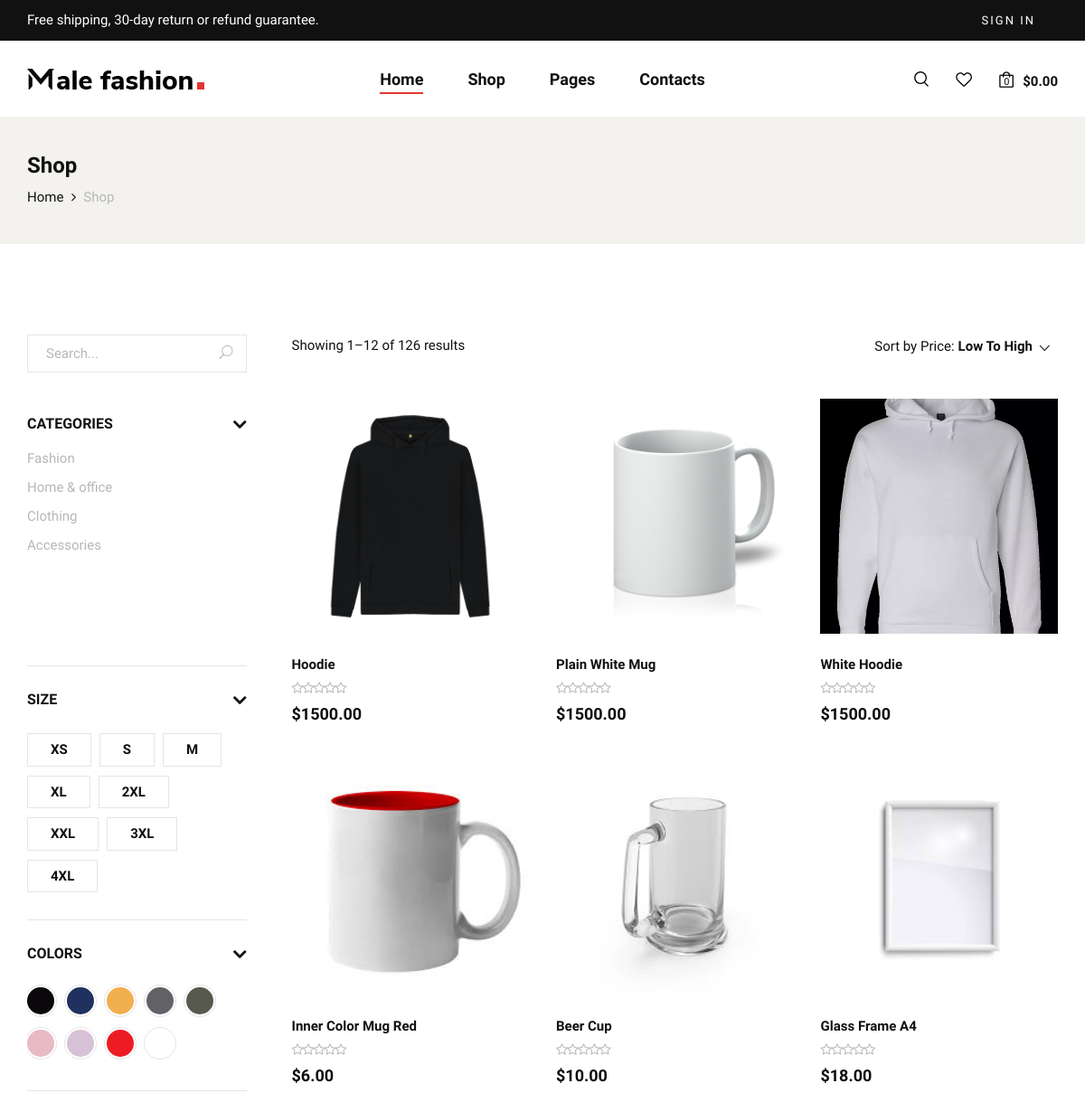
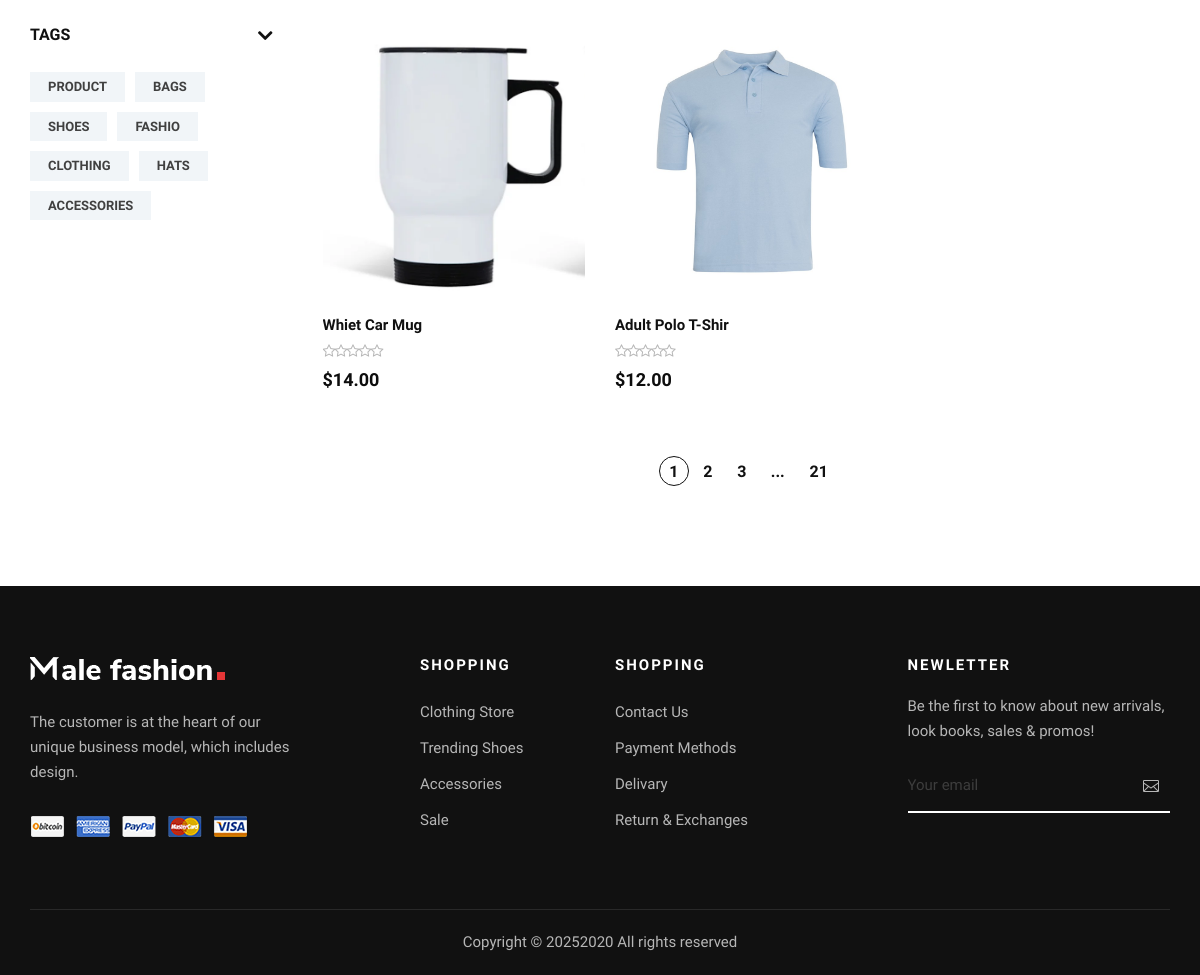
The app's page /shop/ with its own data (2 pictures, top to bottom).
### products/models.py (models this page shows, shortened)
class Category(models.Model):
    name = models.CharField(max_length=100)

class Product(models.Model):
    name = models.CharField(max_length=255)
    description = models.TextField(null=True)
    price = models.DecimalField(max_digits=10, decimal_places=2)
    category = models.ForeignKey(Category, on_delete=models.CASCADE)
    image = models.ImageField(upload_to='images/')
    stock = models.PositiveBigIntegerField()

### products/views.py (the view)
# urls.py: path('shop/', views.shop, name='shop'),
def shop(request):
    product = Product.objects.all()
    categories = Category.objects.all()
    return render(request, 'shop.html', context={'products': product, 'categories': categories})

### products/templates/shop.html (shortened to what this page needs)
{% extends 'base/base.html' %}
{% block base %}
    <section class="breadcrumb-option">
        <div class="container">
            <div class="row">
                <div class="col-lg-12">
                    <div class="breadcrumb__text">
                        <h4>Shop</h4>
                        <div class="breadcrumb__links">
                            <a href="{% url 'index' %}">Home</a>
                            <span>Shop</span>
                        </div>
                    </div>
                </div>
            </div>
        </div>
    </section>
    <section class="shop spad">
        <div class="container">
            <div class="row">
                <div class="col-lg-3">
                    <div class="shop__sidebar">
                        <div class="shop__sidebar__search">
                            <form action="#">
                                <input type="text" placeholder="Search...">
                                <button type="submit"><span class="icon_search"></span></button>
                            </form>
                        </div>
                        <div class="shop__sidebar__accordion">
                            <div class="accordion" id="accordionExample">
                                <div class="card">
                                    <div class="card-heading">
                                        <a data-toggle="collapse" data-target="#collapseOne">Categories</a>
                                    </div>
                                    <div id="collapseOne" class="collapse show" data-parent="#accordionExample">
                                        <div class="card-body">
                                            <div class="shop__sidebar__categories">
                                                <ul class="nice-scroll">
                                                {% for category  in categories %}
                                                    <li><a href="#">{{ category.name}}</a></li>
                                                {% endfor %}
                                                </ul>
                                            </div>
                                        </div>
                                    </div>
                                </div>
                                <div class="card">
                                    <div class="card-heading">
                                        <a data-toggle="collapse" data-target="#collapseFour">Size</a>
                                    </div>
                                    <div id="collapseFour" class="collapse show" data-parent="#accordionExample">
                                        <div class="card-body">
                                            <div class="shop__sidebar__size">
                                                <label for="xs">xs
                                                </label>
                                                <label for="sm">s
                                                </label>
                                                <label for="md">m
                                                </label>
                                                <label for="xl">xl
                                                </label>
                                                <label for="2xl">2xl
                                                </label>
                                                <label for="xxl">xxl
                                                </label>
                                                <label for="3xl">3xl
                                                </label>
                                                <label for="4xl">4xl
                                                </label>
                                            </div>
                                        </div>
                                    </div>
                                </div>
                                <div class="card">
                                    <div class="card-heading">
                                        <a data-toggle="collapse" data-target="#collapseFive">Colors</a>
                                    </div>
                                    <div id="collapseFive" class="collapse show" data-parent="#accordionExample">
                                        <div class="card-body">
                                            <div class="shop__sidebar__color">
                                                <label class="c-1" for="sp-1">
                                                </label>
                                                <label class="c-2" for="sp-2">
                                                </label>
                                                <label class="c-3" for="sp-3">
                                                </label>
                                                <label class="c-4" for="sp-4">
                                                </label>
                                                <label class="c-5" for="sp-5">
                                                </label>
                                                <label class="c-6" for="sp-6">
                                                </label>
                                                <label class="c-7" for="sp-7">
                                                </label>
                                                <label class="c-8" for="sp-8">
                                                </label>
                                                <label class="c-9" for="sp-9">
                                                </label>
                                            </div>
                                        </div>
                                    </div>
                                </div>
                                <div class="card">
                                    <div class="card-heading">
                                        <a data-toggle="collapse" data-target="#collapseSix">Tags</a>
                                    </div>
                                    <div id="collapseSix" class="collapse show" data-parent="#accordionExample">
                                        <div class="card-body">
                                            <div class="shop__sidebar__tags">
                                                <a href="#">Product</a>
                                                <a href="#">Bags</a>
                                                <a href="#">Shoes</a>
                                                <a href="#">Fashio</a>
                                                <a href="#">Clothing</a>
                                                <a href="#">Hats</a>
                                                <a href="#">Accessories</a>
                                            </div>
                                        </div>
                                    </div>
                                </div>
                            </div>
                        </div>
                    </div>
                </div>
                <div class="col-lg-9">
                    <div class="shop__product__option">
                        <div class="row">
                            <div class="col-lg-6 col-md-6 col-sm-6">
                                <div class="shop__product__option__left">
                                    <p>Showing 1–12 of 126 results</p>
                                </div>
                            </div>
                            <div class="col-lg-6 col-md-6 col-sm-6">
                                <div class="shop__product__option__right">
                                    <p>Sort by Price:</p>
                                </div>
                            </div>
                        </div>
                    </div>
                    <div class="row">
                        {% for product in products %}
                        <div class="col-lg-4 col-md-6 col-sm-6">
                            <div class="product__item">
                                <div class="product__item__pic set-bg" data-setbg="{{ product.image.url }}">
                                </div>
                                <div class="product__item__text">
                                    <h6>{{ product.name }}</h6>
                                    <div class="rating">
                                        <i class="fa fa-star-o"></i>
                                        <i class="fa fa-star-o"></i>
                                        <i class="fa fa-star-o"></i>
                                        <i class="fa fa-star-o"></i>
                                        <i class="fa fa-star-o"></i>
                                    </div>
                                    <h5>${{ product.price }}</h5>
                                </div>
                            </div>
                        </div>
                        {% endfor %}
                    </div>
                    <div class="row">
                        <div class="col-lg-12">
                            <div class="product__pagination">
                                <a class="active" href="#">1</a>
                                <a href="#">2</a>
                                <a href="#">3</a>
                                <span>...</span>
                                <a href="#">21</a>
                            </div>
                        </div>
                    </div>
                </div>
            </div>
        </div>
    </section>
{% endblock base %}

### records on screen
Category: name "Fashion"
Category: name "Home & office"
Category: name "Clothing"
Category: name "Accessories"
Product: shows a picture, name "Hoodie", price "1500.00"
Product: shows a picture, name "Plain White Mug", price "1500.00"
Product: shows a picture, name "White Hoodie", price "1500.00"
Product: shows a picture, name "Inner Color Mug Red", price "6.00"
Product: shows a picture, name "Beer Cup", price "10.00"
Product: shows a picture, name "Glass Frame A4", price "18.00"
Product: shows a picture, name "Whiet Car Mug", price "14.00"
Product: shows a picture, name "Adult Polo T-Shir", price "12.00"
